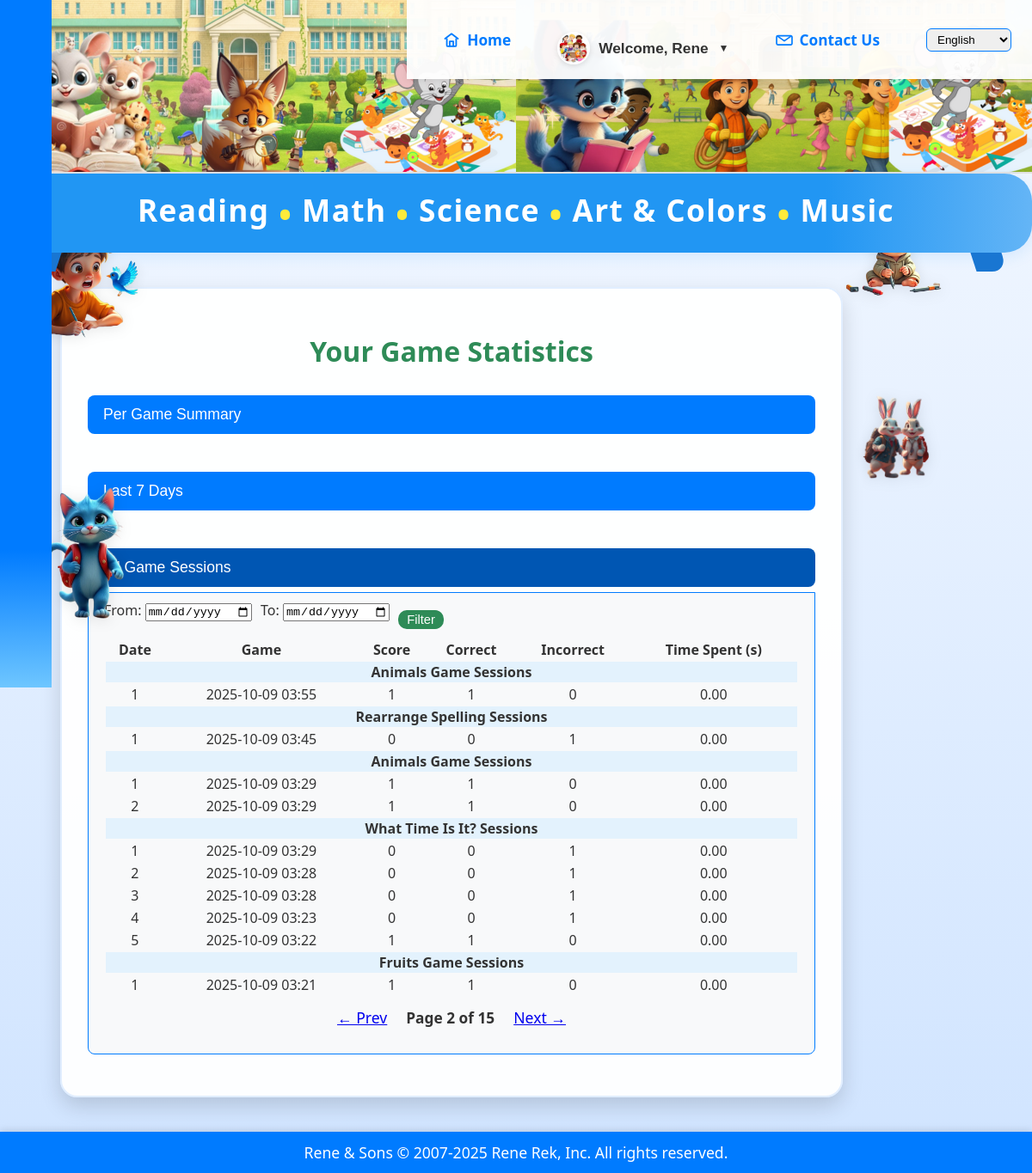
Page /quiz/stats/?sessions_page=2&from_date=&to_date= (signed in) on the committed database.
### quiz/models.py (models this page shows, shortened)
class UserProfile(models.Model):
    user = models.OneToOneField(User, on_delete=models.CASCADE, related_name="profile")
    first_name = models.CharField(max_length=100)
    last_name = models.CharField(max_length=100, blank=True)
    age = models.PositiveIntegerField(null=True, blank=True)
    age_group = models.CharField(max_length=20, blank=True, choices=[
        ("3-5", "3-5 years"),
        ("6-8", "6-8 years"),
        ("9-12", "9-12 years"),
        ("other", "Other")
    ])
    city = models.CharField(max_length=120, blank=True)
    country = models.CharField(max_length=120, blank=True)
    profile_picture = models.ImageField(upload_to="profile_pics/", blank=True, null=True)
    theme = models.CharField(max_length=20, blank=True, choices=[
        ("light", "Light"),
        ("dark", "Dark"),
        ("forest", "Forest"),
        ("ocean", "Ocean"),
        ("space", "Space")
    ], default="light")
    sound_music = models.BooleanField(default=True)
    sound_voice = models.BooleanField(default=True)
    language = models.CharField(max_length=20, blank=True, default="en")
    created_at = models.DateTimeField(auto_now_add=True)

class UserStat(models.Model):
    user = models.ForeignKey(User, on_delete=models.CASCADE)
    game = models.CharField(max_length=50)  # e.g., 'math', 'spelling', 'animals', etc.
    score = models.IntegerField(default=0)
    correct = models.IntegerField(default=0)
    incorrect = models.IntegerField(default=0)
    time_spent = models.FloatField(default=0.0)  # seconds
    played_at = models.DateTimeField(auto_now_add=True)

### quiz/views_stats.py (the view)
# urls.py: path("stats/", __import__('quiz.views_stats').views_stats.user_stats, name="user_stats"),
@login_required
def user_stats(request):
    user = request.user
    stats = UserStat.objects.filter(user=user).order_by('-played_at')
    from_date = request.GET.get('from_date', '').strip()
    to_date = request.GET.get('to_date', '').strip()
    date_filter = None
    if from_date:
        try:
            from_dt = datetime.strptime(from_date, '%Y-%m-%d')
            stats = stats.filter(played_at__date__gte=from_dt.date())
        except Exception:
            from_dt = None
    else:
        from_dt = None
    if to_date:
        try:
            to_dt = datetime.strptime(to_date, '%Y-%m-%d')
            stats = stats.filter(played_at__date__lte=to_dt.date())
        except Exception:
            to_dt = None
    else:
        to_dt = None
    if request.method == "POST" and request.POST.get("reset_per_game") == "1":
        UserStat.objects.filter(user=user).delete()
        return redirect('quiz:user_stats')
    per_game = stats.values('game').annotate(
        total_score=Sum('score'),
        total_correct=Sum('correct'),
        total_incorrect=Sum('incorrect'),
        best_score=Max('score'),
        plays=Count('id'),
        total_time=Sum('time_spent'),
        last_played=Max('played_at'),
    ).order_by('-plays')
    today = timezone.now().date()
    if from_dt and to_dt:
        days = [(from_dt.date() + timedelta(days=i)) for i in range((to_dt.date() - from_dt.date()).days + 1)]
    elif from_dt:
        days = [from_dt.date()]
    elif to_dt:
        days = [to_dt.date()]
    else:
        days = [today - timedelta(days=i) for i in range(7)]
    per_day = []
    for day in days:
        day_stats = UserStat.objects.filter(user=user, played_at__date=day)
        per_day.append({
            'date': day,
            'plays': day_stats.count(),
            'score': day_stats.aggregate(Sum('score'))['score__sum'] or 0,
            'correct': day_stats.aggregate(Sum('correct'))['correct__sum'] or 0,
            'incorrect': day_stats.aggregate(Sum('incorrect'))['incorrect__sum'] or 0,
            'time_spent': day_stats.aggregate(Sum('time_spent'))['time_spent__sum'] or 0,
        })
    per_game_page = int(request.GET.get('per_game_page', 1))
    per_day_page = int(request.GET.get('per_day_page', 1))
    sessions_page = int(request.GET.get('sessions_page', 1))
    per_game_paginator = Paginator(list(per_game), 10)
    per_day_paginator = Paginator(per_day, 10)
    sessions_paginator = Paginator(list(stats), 10)
    context = {
        'per_game': per_game_paginator.get_page(per_game_page),
        'per_day': per_day_paginator.get_page(per_day_page),
        'stats': sessions_paginator.get_page(sessions_page),
        'from_date': from_date,
        'to_date': to_date,
        'per_game_paginator': per_game_paginator,
        'per_day_paginator': per_day_paginator,
        'sessions_paginator': sessions_paginator,
        'per_game_page': per_game_page,
        'per_day_page': per_day_page,
        'sessions_page': sessions_page,
    }
    return render(request, 'quiz/user_stats.html', context)

### quiz/context_processors.py (called while the page is built)
def theme_context(request):
    theme = 'light'
    if request.user.is_authenticated:
        profile = getattr(request.user, 'profile', None)
        if profile and getattr(profile, 'theme', None):
            theme = profile.theme
    if 'theme' in request.session:
        theme = request.session['theme']
    return {'active_theme': theme}

### quiz/templates/quiz/user_stats.html (shortened to what this page needs)
{% extends "base.html" %}
{% load static %}
{% block content %}
<div class="container" style="margin: 40px auto; max-width: 900px;">
    <h1 class="big-heading">Your Game Statistics</h1>
    <div class="collapsible-section" id="per-game-section">
        <button class="collapsible" type="button">Per Game Summary</button>
    </div>
    <div class="collapsible-section" id="per-day-section">
        <button class="collapsible" type="button">Last 7 Days</button>
    </div>
    <div class="collapsible-section" id="sessions-section">
        <button class="collapsible" type="button">All Game Sessions</button>
        <div class="collapsible-content">
            <form method="get" style="margin-bottom:10px; display:flex; gap:6px; align-items:center; flex-wrap:wrap;">
                <label style="margin-bottom:0;">From: <input type="date" name="from_date" value="{{ from_date }}" style="margin-right:4px;"></label>
                <label style="margin-bottom:0;">To: <input type="date" name="to_date" value="{{ to_date }}" style="margin-right:4px;"></label>
                <button type="submit" class="btn btn-xs btn-primary" style="font-size:0.92rem;padding:3px 10px;">Filter</button>
            </form>
            <table class="table table-hover sortable" style="width:100%;margin-bottom:10px;">
                <thead>
                    <tr>
                        <th>Date</th>
                        <th>Game</th>
                        <th>Score</th>
                        <th>Correct</th>
                        <th>Incorrect</th>
                        <th>Time Spent (s)</th>
                    </tr>
                </thead>
                <tbody id="sessions-table-body">
                    {% regroup stats by game as game_sessions %}
                    {% for group in game_sessions %}
                        <tr style="background:#e3f2fd;font-weight:bold;">
                            <td colspan="6">{% include "quiz/includes/game_name.html" with game=group.grouper only %} Sessions</td>
                        </tr>
                        {% for stat in group.list %}
                        <tr>
                            <td>{{ forloop.counter }}</td>
                            <td>{{ stat.played_at|date:"Y-m-d H:i" }}</td>
                            <td>{{ stat.score }}</td>
                            <td>{{ stat.correct }}</td>
                            <td>{{ stat.incorrect }}</td>
                            <td>{{ stat.time_spent|floatformat:2 }}</td>
                        </tr>
                        {% endfor %}
                    {% empty %}
                        <tr><td colspan="6">No stats yet.</td></tr>
                    {% endfor %}
                </tbody>
            </table>
            {% if stats.paginator.num_pages > 1 %}
            <div style="display:flex;justify-content:center;align-items:center;gap:12px;margin:10px 0;">
                {% if stats.has_previous %}
                    <a href="?sessions_page={{ stats.previous_page_number }}&from_date={{ from_date }}&to_date={{ to_date }}" class="btn btn-xs btn-primary" style="font-size:1.1rem;padding:2px 10px;">
                        &#8592; Prev
                    </a>
                {% else %}
                    <span class="btn btn-xs btn-secondary disabled" style="font-size:1.1rem;padding:2px 10px;opacity:0.5;">&#8592; Prev</span>
                {% endif %}
                <span style="font-size:1.08rem;font-weight:bold;">Page {{ stats.number }} of {{ stats.paginator.num_pages }}</span>
                {% if stats.has_next %}
                    <a href="?sessions_page={{ stats.next_page_number }}&from_date={{ from_date }}&to_date={{ to_date }}" class="btn btn-xs btn-primary" style="font-size:1.1rem;padding:2px 10px;">
                        Next &#8594;
                    </a>
                {% else %}
                    <span class="btn btn-xs btn-secondary disabled" style="font-size:1.1rem;padding:2px 10px;opacity:0.5;">Next &#8594;</span>
                {% endif %}
            </div>
            {% endif %}
        </div>
    </div>
</div>
{% endblock %}

### quiz/templates/base.html (shortened to what this page needs)
{% load static %}
<!DOCTYPE html>
<html lang="en">
<head>
    <link rel="stylesheet" href="{% static 'quiz/style.css' %}">
    <link rel="stylesheet" href="{% static 'quiz/extra.css' %}">
    <link rel="stylesheet" href="{% static 'quiz/themes.css' %}">
</head>
<body class="theme-{{ active_theme|default:'light' }}" data-side-image-mode="{% block side_image_mode %}dynamic{% endblock %}">
    {% block site_banner %}
    <div class="site-banner" style="position:relative; z-index:900;">
        <img src="{% static 'quiz/images/Header.png' %}" alt="Website Banner" class="banner-img">
        <img src="{% static 'quiz/images/Header1.png' %}" alt="Side Banner" class="banner-img-side">
    </div>
    <div class="banner-heading-ribbon">
        <span class="ribbon-tail right"></span>
        Reading
        <span style="color:#ffeb3b; font-size:2.5rem; vertical-align:middle;">&bull;</span>
        Math
        <span style="color:#ffeb3b; font-size:2.5rem; vertical-align:middle;">&bull;</span>
        Science
        <span style="color:#ffeb3b; font-size:2.5rem; vertical-align:middle;">&bull;</span>
        Art &amp; Colors
        <span style="color:#ffeb3b; font-size:2.5rem; vertical-align:middle;">&bull;</span>
        Music
    </div>
    <div class="decorative-side-col left">
        <img src="{% static 'quiz/images/bird-boy.png' %}" class="decorative-side-img" alt="Bird Boy" />
        <img src="{% static 'quiz/images/blue-cat.png' %}" class="decorative-side-img" alt="Blue Cat" />
    </div>
    <div class="decorative-side-col right">
        <img src="{% static 'quiz/images/pencile-baby.png' %}" class="decorative-side-img" alt="Pencile Baby" />
        <img src="{% static 'quiz/images/rabbit-friends.png' %}" class="decorative-side-img" alt="Rabbit Friends" />
    </div>
    {% endblock site_banner %}
    <div class="top-nav">
        <a href="/" class="top-nav-link">
            <span class="nav-icon" aria-hidden="true">
                <svg xmlns="http://www.w3.org/2000/svg" viewBox="0 0 24 24" fill="none" stroke="currentColor" stroke-width="2.2" stroke-linecap="round" stroke-linejoin="round">
                    <path d="M3 10.75L12 4l9 6.75" />
                    <path d="M5.5 11V20a1.5 1.5 0 0 0 1.5 1.5h10a1.5 1.5 0 0 0 1.5-1.5V11" />
                    <path d="M9.5 21V14.5h5V21" />
                </svg>
            </span>
            <span class="nav-label">Home</span>
        </a>
        {% if user.is_authenticated %}
            {% with user.profile as profile %}
            {% with profile.first_name as fname %}
            <div class="dropdown" style="display:inline-block; position:relative;">
                <button type="button" class="dropdown-toggle">
                    {% if profile.profile_picture %}
                    <span class="welcome-avatar">
                        <img src="{{ profile.profile_picture.url }}" alt="{{ fname|default:user.username|title }} profile picture">
                    </span>
                    {% endif %}
                    <span class="welcome-text">Welcome, {{ fname|default:user.username|title }}</span>
                    <span class="welcome-caret" aria-hidden="true">&#x25BC;</span>
                </button>
            </div>
            {% endwith %}
            {% endwith %}
        {% else %}
            <a href="/quiz/login/">Login</a>
        {% endif %}
        <a href="/quiz/contact/" class="top-nav-link">
            <span class="nav-icon" aria-hidden="true">
            </span>
            <span class="nav-label">Contact Us</span>
        </a>
        <form action="{% url 'set_language' %}" method="post" style="display:inline; margin-left:18px;">
            <select name="language" onchange="this.form.submit()" style="padding:4px 8px; border-radius:6px; border:1px solid #007bff;">
                <option value="en" {% if LANGUAGE_CODE == 'en' %}selected{% endif %}>English</option>
            </select>
        </form>
    </div>
    <div class="sidebar">
        <div class="sidebar-content">
        </div>
    </div>
    <div class="main-content">
        {% block content %}{% endblock %}
    </div>
    <div class="bottom-banner" style="margin-top:auto;">
        Rene & Sons © 2007-2025 Rene Rek, Inc. All rights reserved.
    </div>
</html>

### quiz/templates/quiz/includes/game_name.html (shortened to what this page needs)
{% if game == 'general_knowledge' %}
General Knowledge
{% elif game == 'colors_shapes' %}
Colors &amp; Shapes
{% elif game == 'basic_questions' %}
Basic Questions
{% elif game == 'animals' %}
Animals Game
{% elif game == 'fruits' %}
Fruits Game
{% elif game == 'time' %}
What Time Is It?
{% elif game == 'math' %}
Maths Quiz
{% elif game == 'mixed' %}
Mixed Game
{% elif game == 'spelling' %}
Spelling
{% elif game == 'correct_spelling' %}
Correct Spelling
{% elif game == 'rearrange_spelling' %}
Rearrange Spelling
{% else %}
{{ game|title }}
{% endif %}

### quiz/static/quiz/style.css (style rules this page uses)
.site-banner { width: 100%; background: #f5f9ff; display: flex; justify-content: center; align-items: flex-end; padding: 0; margin: 0; border-bottom: 2px solid #e3e3e3; position: relative; min-height: 120px; }
.banner-img { z-index: 1; position: relative; width: 100%; max-width: 900px; height: auto; display: block; object-fit: cover; }
button { font-size: 1em; padding: 10px 18px; border-radius: 8px; margin-top: 12px; }
.bottom-banner { font-size: 0.95em; padding: 8px 0; }
body { font-family: 'Comic Sans MS', 'Segoe UI', Arial, sans-serif; background: linear-gradient(270deg, #ffb347, #ffccff, #b3e6ff, #baffc9, #ffd6e0, #f3ffbd, #c1c8e4); background-size: 1400% 1400%; animation: rainbowBG 18s ease infinite; margin: 0; padding: 0; min-height: 100vh; }
.container { max-width: 800px; margin: 50px auto; background: rgba(255, 255, 255, 0.9); padding: 30px; border-radius: 16px; box-shadow: 0 4px 16px rgba(0,0,0,0.12); text-align: center; }
h1, h2 { color: #2e8b57; margin-bottom: 10px; }
button { font-size: 1.2rem; padding: 12px 30px; margin-top: 20px; background: #2e8b57; color: #fff; border: none; border-radius: 10px; cursor: pointer; transition: all 0.3s; }

### quiz/static/quiz/extra.css (style rules this page uses)
body { background-color: #f5f9ff !important; background-image: linear-gradient(to bottom, #f5f9ff 0%, #d0e4ff 100%) !important; background-attachment: fixed !important; background-size: cover !important; }
.container { background-color: rgba(255, 255, 255, 0.95) !important; max-width: 850px !important; padding: 30px !important; border-radius: 20px !important; box-shadow: 0 10px 25px rgba(0, 0, 0, 0.15) !important; margin: 40px auto !important; text-align: center !important; color: #333 !important; text-shadow: none !important; border: 2px solid #e1eeff !important; }

### quiz/static/quiz/themes.css (style rules this page uses)
body.theme-dark { background: #181c24; color: #f8f9fa; }

### quiz/templates/quiz/user_stats.html (style rules this page uses)
.collapsible { background: #007bff; color: #fff; cursor: pointer; padding: 12px 18px; width: 100%; border: none; text-align: left; outline: none; font-size: 1.1rem; border-radius: 8px; margin-bottom: 6px; }
.collapsible.active, .collapsible:hover { background: #0056b3; }
.collapsible-content { display: none; padding: 0 18px 18px 18px; border: 1px solid #007bff; border-radius: 0 0 8px 8px; background: #f8f9fa; }
.collapsible-section { margin-bottom: 18px; }

### rows in the picture
UserProfile: profile_picture (picture), first_name.username "Rene"
UserStat: played_at "2025-10-09 03:55", score "1", correct "1", incorrect "0", time_spent "0.00"
UserStat: played_at "2025-10-09 03:45", score "0", correct "0", incorrect "1", time_spent "0.00"
UserStat: played_at "2025-10-09 03:29", score "1", correct "1", incorrect "0", time_spent "0.00"
UserStat: played_at "2025-10-09 03:29", score "1", correct "1", incorrect "0", time_spent "0.00"
UserStat: played_at "2025-10-09 03:29", score "0", correct "0", incorrect "1", time_spent "0.00"
UserStat: played_at "2025-10-09 03:28", score "0", correct "0", incorrect "1", time_spent "0.00"
UserStat: played_at "2025-10-09 03:28", score "0", correct "0", incorrect "1", time_spent "0.00"
UserStat: played_at "2025-10-09 03:23", score "0", correct "0", incorrect "1", time_spent "0.00"
UserStat: played_at "2025-10-09 03:22", score "1", correct "1", incorrect "0", time_spent "0.00"
UserStat: played_at "2025-10-09 03:21", score "1", correct "1", incorrect "0", time_spent "0.00"

### other values in the picture
{{ stats.number }} "2"
{{ stats.paginator.num_pages }} "15"
